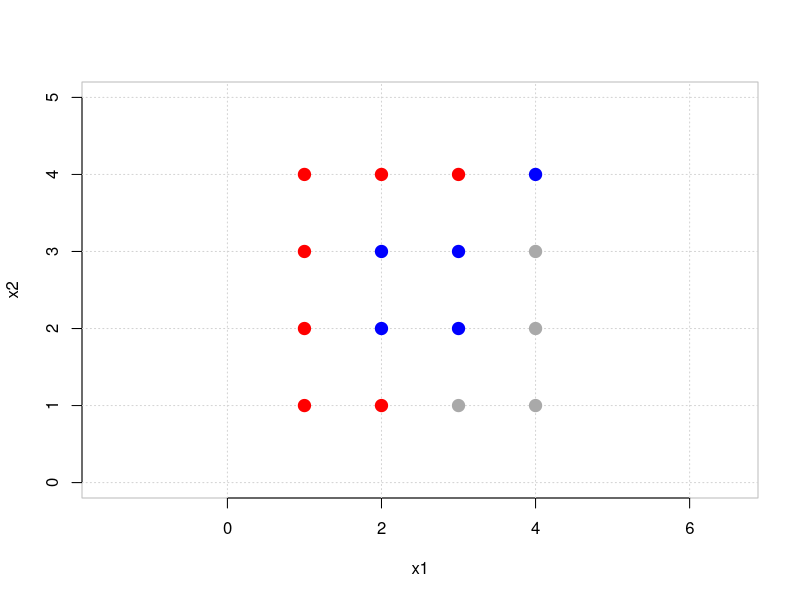

Reproduce this figure in R.
##
## 
##

## datos para las clases
x <- c( 1, 2, 3, 4, 1, 2, 3, 4, 1, 2 ,3, 4, 1, 2 ,3, 4)
y <- c( 1, 1, 1, 1, 2, 2, 2, 2, 3, 3, 3, 3, 4, 4, 4, 4)
z <- c( 1, 1, 3, 3, 1, 2, 2, 3, 1, 2, 2, 3, 1, 1, 1, 2)


jpeg(filename = "tree-exercise.jpg",
     width = 500, height = 500, units = "px", pointsize = 12,
     quality = 100,
     bg = "white")
     
plot(x, y, 
     col = 'white', bg  = 'white', 
     xlim=c(0,5), ylim=c(0,5), 
     ylab='x2',  xlab='x1', 
     asp = 1,
     axes=FALSE)
     
box(col="gray")
axis(1, col="black", col.axis="black", cex.axis=1.0)
axis(2, col="black", col.axis="black", cex.axis=1.0)
grid()

x1 <- x[z == 1]
y1 <- y[z == 1]
x2 <- x[z == 2]
y2 <- y[z == 2]
x3 <- x[z == 3]
y3 <- y[z == 3]

points(x1, y1, col='red',      lwd = 2, pch = 19, cex=1.5)
points(x2, y2, col='blue',     lwd = 2, pch = 19, cex=1.5)
points(x3, y3, col='darkgray', lwd = 2, pch = 19, cex=1.5)


dev.off()

